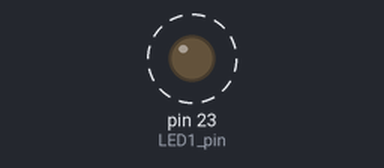
Simulated run of this sketch. Board: Arduino Mega 2560, built with avr-gcc and run on an emulated ATmega2560. Shown: output pins drawn as LEDs (lit = HIGH). Dashed ring = blinking.

Above: at 0.2 s.
Timing chart, 0 to 3.0 s (numbered marks = the images above):
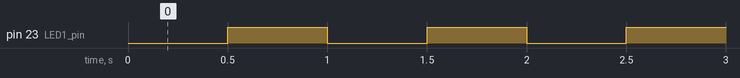

The sketch:

iCON32-LED23.ino
```cpp
int LED1_pin = 23;
void setup() {
  pinMode(LED1_pin, OUTPUT);
}
void loop() {
  digitalWrite(LED1_pin, LOW);
  delay(500);
  digitalWrite(LED1_pin,HIGH);
  delay(500);
}
```

Measured:
- by itself, pin 23 (LED1_pin): alternates HIGH for 0.50 s and LOW for 0.50 s
